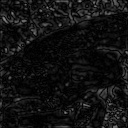

The Python source for this figure:
import cv2
import numpy as np
import matplotlib.pyplot as plt


# DFT hyper-parameters
K, L = 128, 128
channel = 3

# bgr -> gray
def bgr2gray(img):
	gray = 0.2126 * img[..., 2] + 0.7152 * img[..., 1] + 0.0722 * img[..., 0]
	return gray


# DFT
def dft(img):
	# Prepare DFT coefficient
	G = np.zeros((L, K, channel), dtype=np.complex)

	# prepare processed index corresponding to original image positions
	x = np.tile(np.arange(W), (H, 1))
	y = np.arange(H).repeat(W).reshape(H, -1)

	# dft
	for c in range(channel):
		for l in range(L):
			for k in range(K):
				G[l, k, c] = np.sum(img[..., c] * np.exp(-2j * np.pi * (x * k / K + y * l / L))) / np.sqrt(K * L)
				#for n in range(N):
				#    for m in range(M):
				#        v += gray[n, m] * np.exp(-2j * np.pi * (m * k / M + n * l / N))
				#G[l, k] = v / np.sqrt(M * N)

	return G

# IDFT
def idft(G):
	# prepare out image
	H, W, _ = G.shape
	out = np.zeros((H, W, channel), dtype=np.float32)

	# prepare processed index corresponding to original image positions
	x = np.tile(np.arange(W), (H, 1))
	y = np.arange(H).repeat(W).reshape(H, -1)

	# idft
	for c in range(channel):
		for l in range(H):
			for k in range(W):
				out[l, k, c] = np.abs(np.sum(G[..., c] * np.exp(2j * np.pi * (x * k / W + y * l / H)))) / np.sqrt(W * H)

	# clipping
	out = np.clip(out, 0, 255)
	out = out.astype(np.uint8)

	return out


# BPF
def bpf(G, ratio1=0.1, ratio2=0.5):
	H, W, _ = G.shape	

	# transfer positions
	_G = np.zeros_like(G)
	_G[:H//2, :W//2] = G[H//2:, W//2:]
	_G[:H//2, W//2:] = G[H//2:, :W//2]
	_G[H//2:, :W//2] = G[:H//2, W//2:]
	_G[H//2:, W//2:] = G[:H//2, :W//2]

	# get distance from center (H / 2, W / 2)
	x = np.tile(np.arange(W), (H, 1))
	y = np.arange(H).repeat(W).reshape(H, -1)

	# make filter
	_x = x - W // 2
	_y = y - H // 2
	r = np.sqrt(_x ** 2 + _y ** 2)
	mask = np.ones((H, W), dtype=np.float32)
	mask[(r < (W // 2 * ratio1)) | (r > (W // 2 * ratio2))] = 0

	mask = np.repeat(mask, channel).reshape(H, W, channel)

	# filtering
	_G *= mask

	# reverse original positions
	G[:H//2, :W//2] = _G[H//2:, W//2:]
	G[:H//2, W//2:] = _G[H//2:, :W//2]
	G[H//2:, :W//2] = _G[:H//2, W//2:]
	G[H//2:, W//2:] = _G[:H//2, :W//2]

	return G


# Read image
img = cv2.imread("imori.jpg").astype(np.float32)
H, W, C = img.shape

# Gray scale
gray = bgr2gray(img)

# DFT
G = dft(img)

# BPF
G = bpf(G, ratio1=0.1, ratio2=0.5)

# IDFT
out = idft(G)

# Save result
cv2.imshow("result", out)
cv2.waitKey(0)
cv2.imwrite("out.jpg", out)
